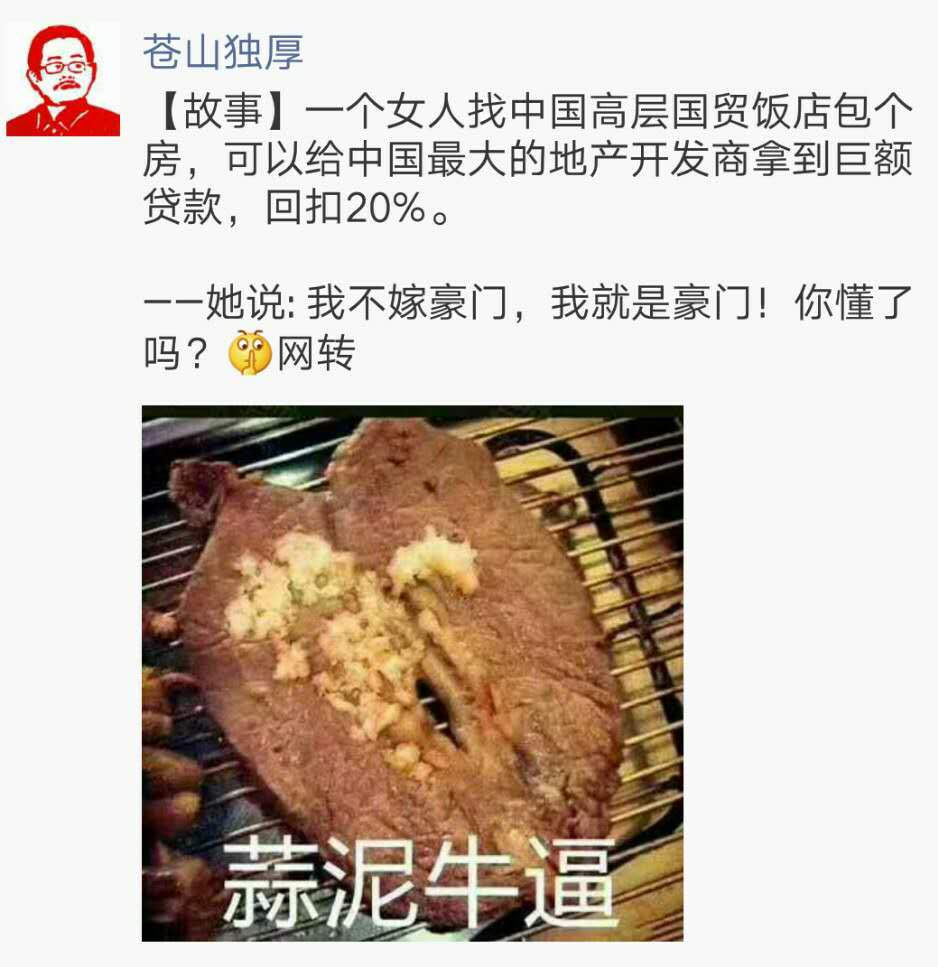
//> input picture RLSA/0.jpg, 938 x 967 px
$ ./RLSA 0.jpg   (built with g++ and OpenCV 4)
//> lines starting //> are read from the running program, lines starting //| are printed output that depends on the picture; after the words box and inside, x2 and y2 are one past the last pixel; in counts of white or black regions, pixels touching at a corner belong together
#include <iostream>
#include <opencv2/core/core.hpp>
#include <opencv2/highgui/highgui.hpp>
#include <opencv2/imgproc/imgproc.hpp>
#include <opencv2/features2d.hpp>
#include <vector>
#include <string>

using namespace std;
using namespace cv;

void printFunc(Mat input){
	for(int row = 0;row < input.rows;row++){
		for(int col = 0;col < input.cols;col++){
			int value = input.at<uchar>(row,col);
			cout<<value<<" ";
		}
		cout<<endl;
	}
}

Mat loadImage(string filepath){
	Mat image = imread(filepath);

	if (image.empty()) {
        cout<<"read image failed"<<endl;
        return Mat();
    }

    cvtColor(image, image, CV_BGR2RGB);
    return image;
}

Mat convert2gray(Mat input){
	Mat grayImage( input.size(), CV_8UC1 );
    cvtColor ( input, grayImage, CV_RGB2GRAY );
    return grayImage;
}

Mat binaryzation(Mat grayImage){
	if(grayImage.channels() != 1){
		cout<<"binarylize must be the gray image"<<endl;
		return Mat();
	}
	Mat binaryImage;

	threshold(grayImage,binaryImage,125,255,THRESH_BINARY);
	return binaryImage;
}

Mat digStorage(Mat binaryImage){
	Mat temp = ~binaryImage;
	Mat digitImage = (1/255.0) * temp;
	return digitImage;
}

Mat lengthSmoothHor(Mat digitImage , int thresholdC){
	Mat digitImageHor = digitImage.clone();
	for(int row = 0;row < digitImageHor.rows;row++){
		// [4 lines of commented-out code are left out]
		int cursor1 = 0;
		int cursor2 = 0;
		for(int col = 0;col < digitImageHor.cols;){
			if(digitImageHor.at<uchar>(row,cursor1) == 0){
				cursor2 = cursor1 + 1;
				while(((int)digitImageHor.at<uchar>(row,cursor2) != 1) && (cursor2 < digitImageHor.cols)){
					cursor2 ++;
				}
				// cout<<"the distance between 0 and 1 is: "<<(cursor2 - cursor1)<<endl;
				// cout<<"cursor1: "<<cursor1<<"  "<<"cursor2: "<<cursor2<<endl;
				if((cursor2 - cursor1) <= thresholdC){
					while(cursor1 < cursor2){
						digitImageHor.at<uchar>(row,cursor1) = 1;
						cursor1 ++;
					}
				}
				cursor1 = cursor2;
			}else{
				cursor1++;
				cursor2++;
			}
			col = cursor2;
		}
	}
	return digitImageHor;
}

Mat lengthSmoothVer(Mat digitImage,int thresholdC){
	Mat digitImageVer = digitImage.clone();
	for(int col = 0;col < digitImageVer.cols;col++){
		// cout<<"Now process Col-"<<col<<endl;
		int cursor1 = 0;
		int cursor2 = 0;
		for(int row = 0;row < digitImageVer.rows;){
			if((int)digitImageVer.at<uchar>(cursor1,col) == 0){
				cursor2 = cursor1 + 1;
				while(((int)digitImageVer.at<uchar>(cursor2,col) != 1) && (cursor2 < digitImageVer.rows)){
					cursor2 ++;
				}
				if((cursor2 - cursor1) <= thresholdC){
					while(cursor1 < cursor2){
						digitImageVer.at<uchar>(cursor1,col) = 1;
						cursor1 ++;
					}
				}
				cursor1 = cursor2;
			}else{
				cursor2++;
				cursor1++;
			}
			row = cursor2;
		}
	}
	return digitImageVer;
}

Mat doDilation(Mat smoothImage,int times){
	Mat dilateImage;
	Mat element = getStructuringElement(MORPH_RECT,Size(3,3));
	int index = 0;
	Mat temp = smoothImage.clone();
	while(index < times){
		dilate(temp,temp,element);
		index++;
	}
	// dilate(smoothImage,dilateImage,element);
	dilateImage = temp.clone();
	return dilateImage;
}

Mat plotRect(Mat& input,std::vector<Rect> inputRects){
	Mat rectImage = Mat::zeros(input.size(),CV_8UC1);
	for(std::vector<Rect>::const_iterator it1 = inputRects.begin();it1 != inputRects.end();it1++){
		for(int row = it1->tl().y;row <= it1->br().y;row++){
			for(int col = it1->tl().x;col <= it1->br().x;col++){
				rectImage.at<uchar>(row,col) = 255;
			}
		}
	}
	return rectImage;
}

std::vector<Rect> largestComp(Mat dilateImage){
	std::vector<std::vector<Point>> contours;
	findContours( dilateImage, contours, CV_RETR_EXTERNAL, CV_CHAIN_APPROX_NONE );
	// cout<<"the contours' size is: "<<contours.size()<<endl;
	std::vector<Rect> boundingRects;
	boundingRects.reserve(contours.size());

	// std::vector<std::vector<Point>> components;
	// components.reserve(contours.size());
	for(std::vector<std::vector<Point>>::const_iterator it = contours.begin();it != contours.end();it++){
		Rect bRect = boundingRect(*it);
		boundingRects.push_back(bRect);
	}
	return boundingRects;
}

// [30 lines of commented-out code are left out]

std::vector<Mat> cropImage(Mat& input,std::vector<Rect>& cropRects){
	std::vector<Mat> cropImages;
	cropImages.reserve(cropRects.size());

	for(std::vector<Rect>::const_iterator itr = cropRects.begin();itr != cropRects.end();itr++){
		Mat cutImage = Mat(input,*itr);
		cropImages.push_back(cutImage);
	}

	return cropImages;
}

// [32 lines of commented-out code are left out]

int main(int argc, char ** argv){

	if(argc != 2){
		cout<<"usage: ./RLSA XXX.jpg"<<endl;
		return -1;
	}

	// load the input image
	string filepath = argv[1];
	Mat input = loadImage("sample/" + filepath);
//> in loadImage, image is the input picture: 967 rows x 938 cols, CV_8UC3; mean B, G, R 182.9, 192.9, 205.4
	Mat inputCopy = input.clone();
	// convert to gray-scale
	Mat grayImage = convert2gray(input);
	// binaryzation
	Mat binaryImage = binaryzation(grayImage);
//> in binaryzation, `threshold(grayImage,binaryImage,125,255,THRESH_BINARY);`:
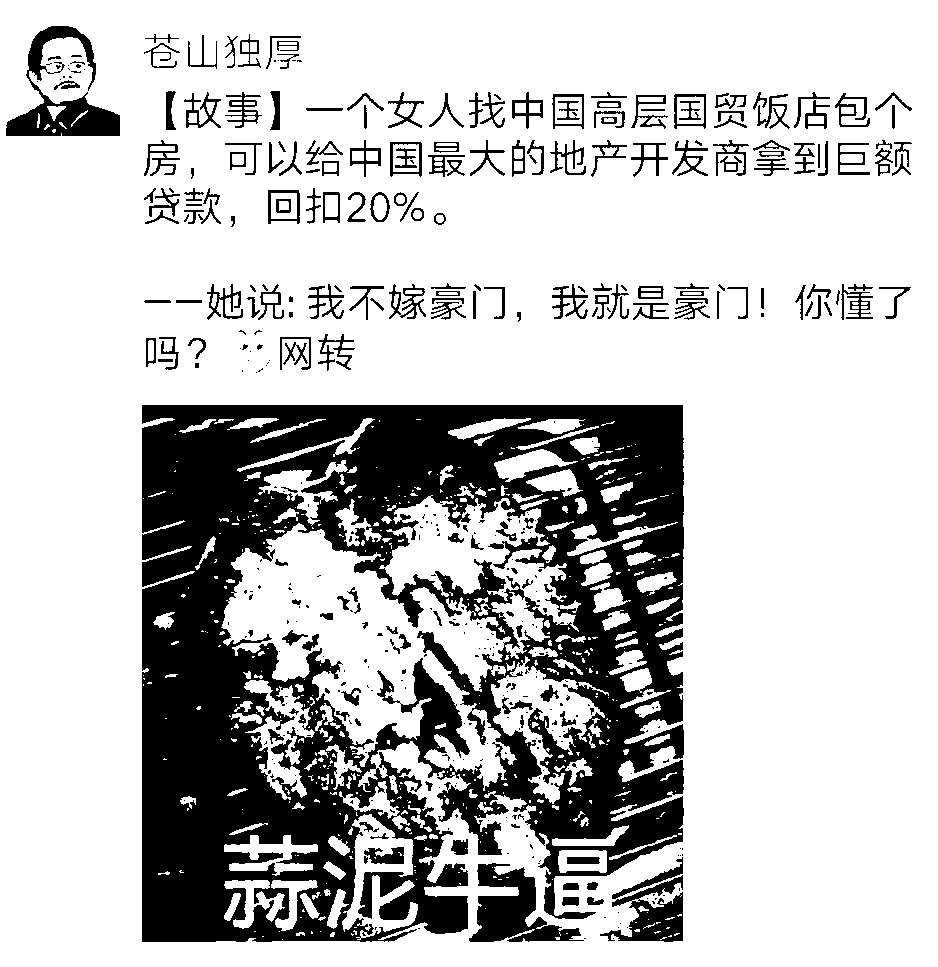
//> binaryImage: 967 rows x 938 cols, CV_8UC1; 76.6% white; 466 black regions (257 under 20 px), largest, box (x1, y1, x2, y2) and area: (142, 405, 684, 942) 172079, (6, 26, 120, 136) 4426, (469, 863, 584, 942) 4224
	// change the binary-image to 0&1 pixel
	Mat digitImage = digStorage(binaryImage);
	// RSLA via horizon and vertical
	Mat afterSmoothHor = lengthSmoothHor(digitImage,200);
//> after the loop in lengthSmoothHor, `for(int row = 0;row < digitImageHor.rows;row++)`:
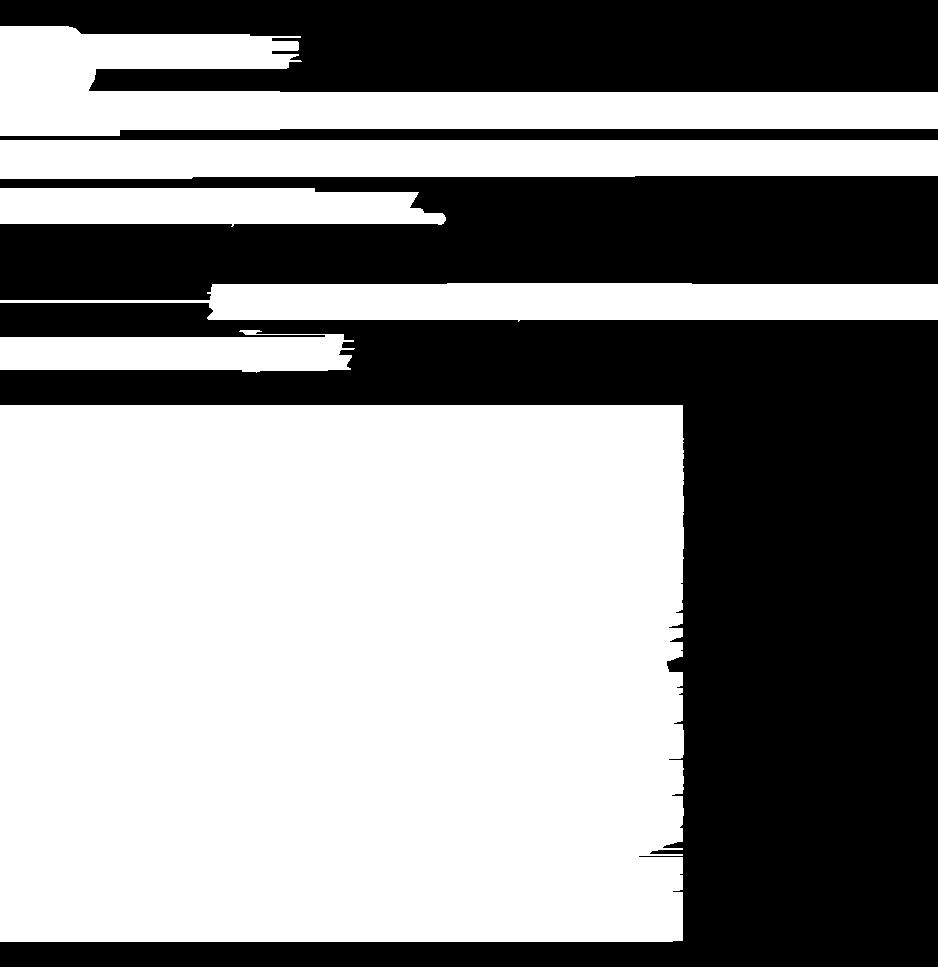
//> digitImageHor: 967 rows x 938 cols, CV_8UC1; values 0 (black) and 1 (white), 55.5% white; 4 black regions, box (x1, y1, x2, y2) and area: (0, 303, 938, 967) 232449, (0, 176, 938, 300) 88495, (0, 0, 938, 92) 73233, (0, 129, 938, 140) 9318
	Mat afterSmoothVer = lengthSmoothVer(digitImage,200);
//> after the loop in lengthSmoothVer, `for(int col = 0;col < digitImageVer.cols;col++)`: digitImageVer: 967 rows x 938 cols, CV_8UC1; values 0 (black) and 1 (white), 62.3% white; 15 black regions, largest, box (x1, y1, x2, y2) and area: (684, 0, 938, 967) 189104, (0, 0, 144, 967) 122623, (521, 0, 552, 405) 8396
	// AND operation
	Mat afterSmooth = afterSmoothVer & afterSmoothHor;
//> afterSmooth: 967 rows x 938 cols, CV_8UC1; values 0 (black) and 1 (white), 43.1% white; 70 white regions, largest, box (x1, y1, x2, y2) and area: (142, 405, 684, 942) 289988, (6, 26, 120, 136) 11606, (144, 334, 355, 373) 6876
	// dilation operation 4 times with the kernal(3,3)
	// paper suggest the times is 2
	Mat dilateImage = doDilation(afterSmooth,5);
//> after the loop in doDilation, `while(index < times)`:
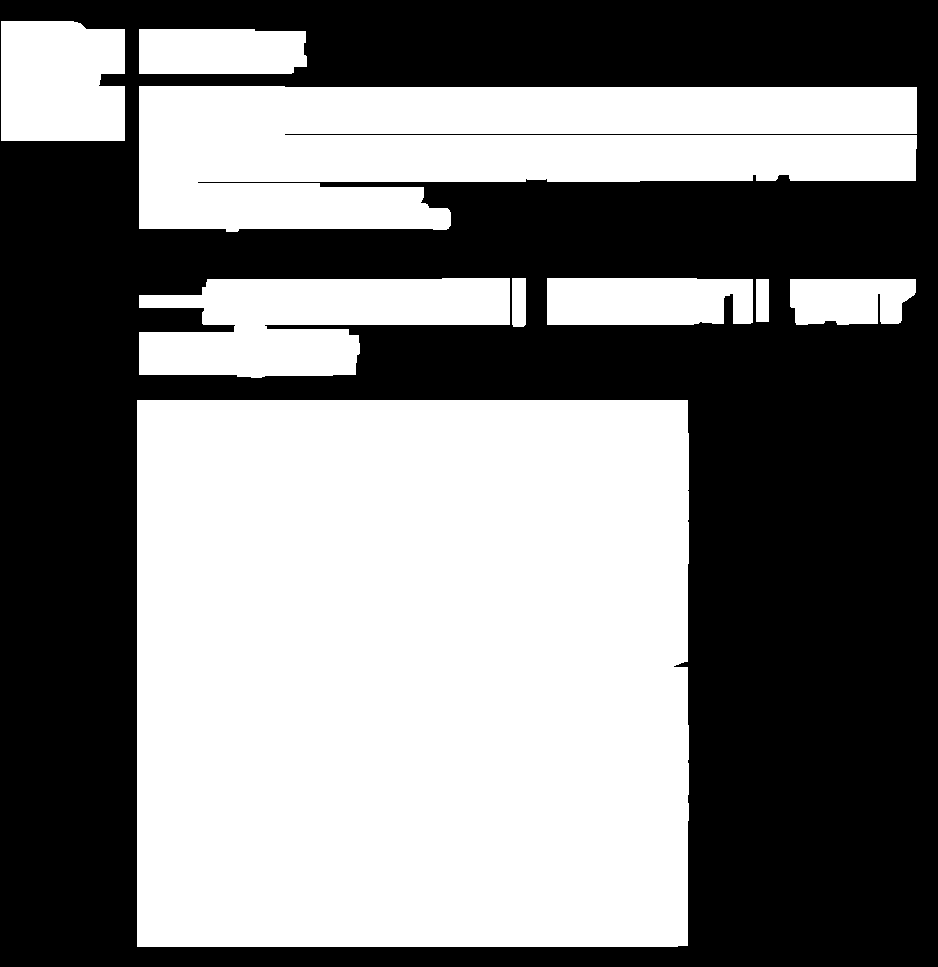
//> temp: 967 rows x 938 cols, CV_8UC1; values 0 (black) and 1 (white), 49.6% white; 9 white regions, largest, box (x1, y1, x2, y2) and area: (137, 400, 689, 947) 301554, (139, 86, 917, 232) 86354, (139, 278, 510, 378) 25010
//> after the loop in doDilation, `while(index < times)`: index = 5
	// show the result

	Mat afterSmooth2show = 255 * afterSmooth;
	Mat dilateImage2show = 255 * dilateImage;
//> dilateImage2show: 967 rows x 938 cols, CV_8UC1; 49.6% white; 9 white regions
	std::vector<Rect> componentRects = largestComp(dilateImage);
//> in largestComp, `findContours( dilateImage, contours, CV_RETR_EXTERNAL, CV_CHAIN_APPROX..`: contours = 9 contours; largest, box (x1, y1, x2, y2) and area: (137, 400, 689, 947) 300446, (139, 86, 917, 232) 84544, (139, 278, 510, 378) 24359, (1, 21, 125, 141) 13975, (547, 278, 753, 325) 9016
//> the loop in largestComp, `for(std::vector<std::vector<Point>>::const_iterator it = contours.begi..` made 9 passes
//> bRect on passes 1 to 9: Rect(137, 400, 552, 547), Rect(790, 279, 126, 46), Rect(756, 279, 13, 43), Rect(547, 278, 206, 47), Rect(512, 278, 14, 49), Rect(139, 278, 371, 100), Rect(139, 86, 778, 146), Rect(139, 29, 168, 45), Rect(1, 21, 124, 120)
//> componentRects = 9 Rects (x, y, width, height), first 8: [137, 400, 552, 547], [790, 279, 126, 46], [756, 279, 13, 43], [547, 278, 206, 47], [512, 278, 14, 49], [139, 278, 371, 100], [139, 86, 778, 146], [139, 29, 168, 45]
	// projectOperation(componentRects[0],binaryImage);
	std::vector<Mat> cutImages = cropImage(inputCopy,componentRects);
//> the loop in cropImage, `for(std::vector<Rect>::const_iterator itr = cropRects.begin();itr != c..` made 9 passes
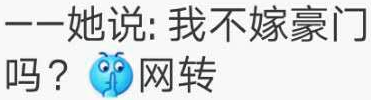
//> cutImages[5]: 100 rows x 371 cols, CV_8UC3; mean B, G, R 221.1, 219.6, 215


	int index = 0;
	for(std::vector<Mat>::const_iterator itm = cutImages.begin();itm != cutImages.end();itm++){
		imwrite("result/" + to_string(index) + ".jpg",*itm);
		index++;
	}
//> this loop made 9 passes
//> after the loop, index = 9

	cout<<"generate the result..."<<endl;
	//Mat result = plotRect(input,componentRects);
	Mat result = Mat::zeros(input.size(),CV_8UC1);
	Mat stepResult(2 * input.rows + 10,2 * input.cols + 10,CV_8UC1);
	grayImage.copyTo(stepResult(Rect(0,0,grayImage.cols,grayImage.rows)));
	afterSmooth2show.copyTo(stepResult(Rect(input.cols + 10,0,afterSmooth.cols,afterSmooth.rows)));
	dilateImage2show.copyTo(stepResult(Rect(0,input.rows + 10,dilateImage.cols,dilateImage.rows)));
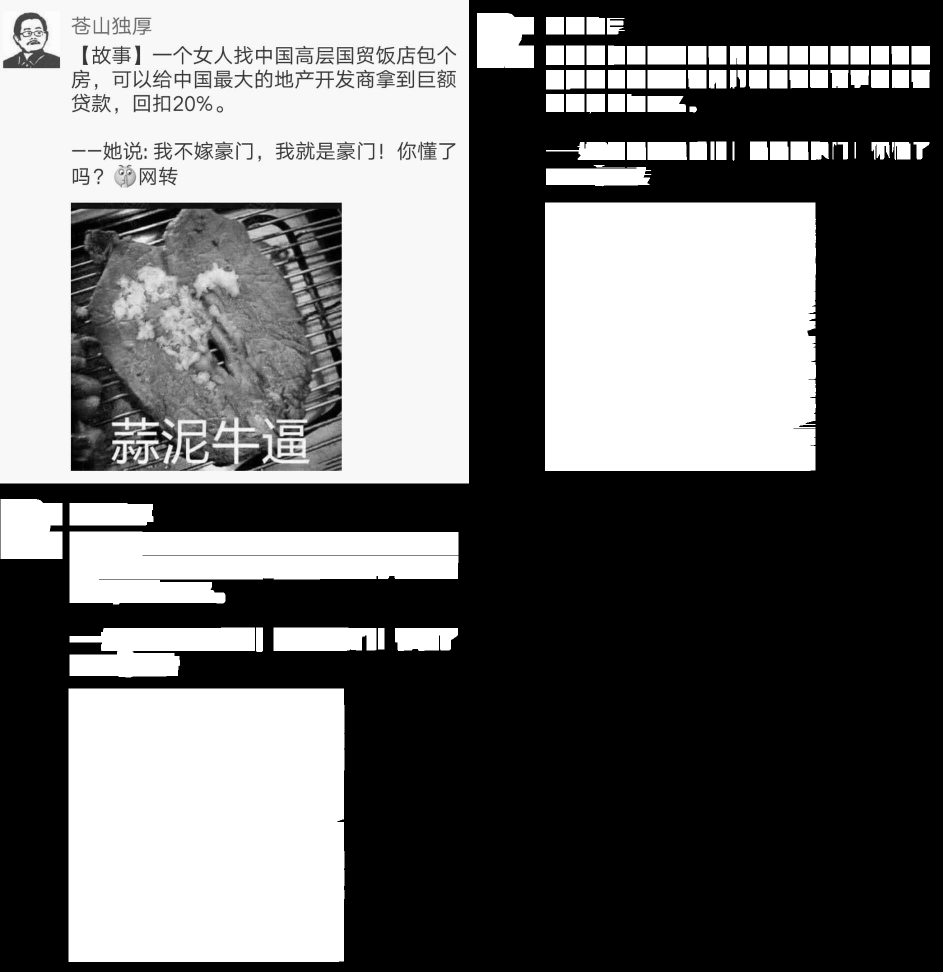
//> stepResult: 1944 rows x 1886 cols, CV_8UC1 (shown at 1/2 size); min 0, max 255, mean 106.9
	result.copyTo(stepResult(Rect(input.cols + 10,input.rows + 10,result.cols,result.rows)));
	// imshow("reuslt!",stepResult);
	// imshow("reuslt!",stepResult);
	// waitKey(-1);
	imwrite("result/temp.jpg",stepResult);
	cout<<"done!"<<endl;
}
